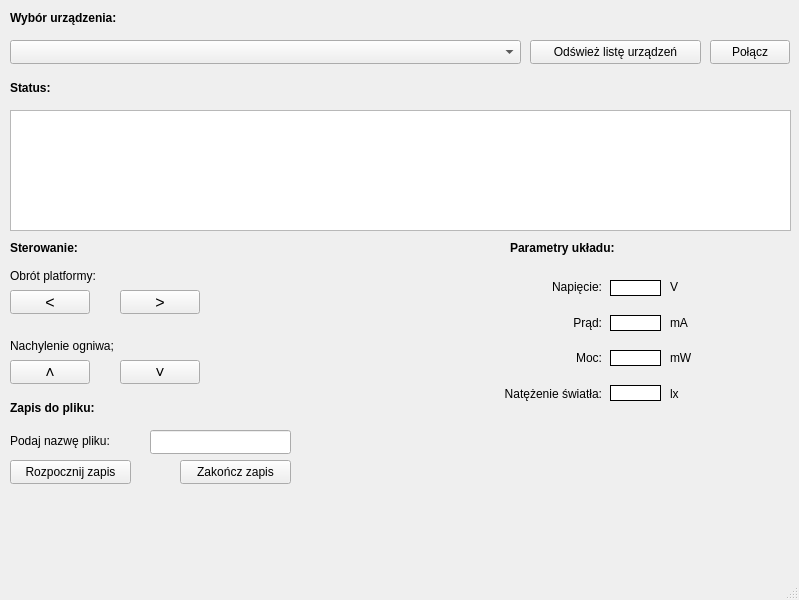
<?xml version="1.0" encoding="UTF-8"?>
<ui version="4.0">
 <class>MainWindow</class>
 <widget class="QMainWindow" name="MainWindow">
  <property name="geometry">
   <rect>
    <x>0</x>
    <y>0</y>
    <width>799</width>
    <height>600</height>
   </rect>
  </property>
  <property name="windowTitle">
   <string>MainWindow</string>
  </property>
  <widget class="QWidget" name="centralwidget">
   <widget class="QComboBox" name="comboBox">
    <property name="geometry">
     <rect>
      <x>10</x>
      <y>40</y>
      <width>511</width>
      <height>24</height>
     </rect>
    </property>
   </widget>
   <widget class="QPushButton" name="pushButton">
    <property name="geometry">
     <rect>
      <x>530</x>
      <y>40</y>
      <width>171</width>
      <height>24</height>
     </rect>
    </property>
    <property name="text">
     <string>Odśwież listę urządzeń</string>
    </property>
   </widget>
   <widget class="QPushButton" name="pushButton_2">
    <property name="geometry">
     <rect>
      <x>710</x>
      <y>40</y>
      <width>80</width>
      <height>24</height>
     </rect>
    </property>
    <property name="text">
     <string>Połącz</string>
    </property>
   </widget>
   <widget class="QTextEdit" name="textEdit">
    <property name="geometry">
     <rect>
      <x>10</x>
      <y>110</y>
      <width>781</width>
      <height>121</height>
     </rect>
    </property>
   </widget>
   <widget class="QPushButton" name="pushButton_4">
    <property name="geometry">
     <rect>
      <x>10</x>
      <y>290</y>
      <width>80</width>
      <height>24</height>
     </rect>
    </property>
    <property name="font">
     <font>
      <pointsize>12</pointsize>
     </font>
    </property>
    <property name="text">
     <string>˂</string>
    </property>
   </widget>
   <widget class="QPushButton" name="pushButton_5">
    <property name="geometry">
     <rect>
      <x>120</x>
      <y>290</y>
      <width>80</width>
      <height>24</height>
     </rect>
    </property>
    <property name="font">
     <font>
      <pointsize>12</pointsize>
     </font>
    </property>
    <property name="text">
     <string>˃</string>
    </property>
   </widget>
   <widget class="QLabel" name="label">
    <property name="geometry">
     <rect>
      <x>10</x>
      <y>260</y>
      <width>121</width>
      <height>31</height>
     </rect>
    </property>
    <property name="text">
     <string>Obrót platformy:</string>
    </property>
   </widget>
   <widget class="QLabel" name="label_2">
    <property name="geometry">
     <rect>
      <x>10</x>
      <y>320</y>
      <width>121</width>
      <height>51</height>
     </rect>
    </property>
    <property name="text">
     <string>Nachylenie ogniwa;</string>
    </property>
   </widget>
   <widget class="QPushButton" name="pushButton_6">
    <property name="geometry">
     <rect>
      <x>10</x>
      <y>360</y>
      <width>80</width>
      <height>24</height>
     </rect>
    </property>
    <property name="font">
     <font>
      <pointsize>12</pointsize>
     </font>
    </property>
    <property name="text">
     <string>˄</string>
    </property>
   </widget>
   <widget class="QPushButton" name="pushButton_7">
    <property name="geometry">
     <rect>
      <x>120</x>
      <y>360</y>
      <width>80</width>
      <height>24</height>
     </rect>
    </property>
    <property name="font">
     <font>
      <pointsize>12</pointsize>
     </font>
    </property>
    <property name="text">
     <string>˅</string>
    </property>
   </widget>
   <widget class="QLabel" name="label_3">
    <property name="geometry">
     <rect>
      <x>10</x>
      <y>10</y>
      <width>131</width>
      <height>16</height>
     </rect>
    </property>
    <property name="font">
     <font>
      <bold>true</bold>
     </font>
    </property>
    <property name="text">
     <string>Wybór urządzenia:</string>
    </property>
   </widget>
   <widget class="QLabel" name="label_4">
    <property name="geometry">
     <rect>
      <x>10</x>
      <y>240</y>
      <width>131</width>
      <height>16</height>
     </rect>
    </property>
    <property name="font">
     <font>
      <bold>true</bold>
     </font>
    </property>
    <property name="text">
     <string>Sterowanie:</string>
    </property>
   </widget>
   <widget class="QLabel" name="label_5">
    <property name="geometry">
     <rect>
      <x>510</x>
      <y>240</y>
      <width>151</width>
      <height>16</height>
     </rect>
    </property>
    <property name="font">
     <font>
      <bold>true</bold>
     </font>
    </property>
    <property name="text">
     <string>Parametry układu:</string>
    </property>
   </widget>
   <widget class="QLabel" name="label_9">
    <property name="geometry">
     <rect>
      <x>10</x>
      <y>80</y>
      <width>131</width>
      <height>16</height>
     </rect>
    </property>
    <property name="font">
     <font>
      <bold>true</bold>
     </font>
    </property>
    <property name="text">
     <string>Status:</string>
    </property>
   </widget>
   <widget class="QLabel" name="label_10">
    <property name="geometry">
     <rect>
      <x>10</x>
      <y>400</y>
      <width>131</width>
      <height>16</height>
     </rect>
    </property>
    <property name="font">
     <font>
      <bold>true</bold>
     </font>
    </property>
    <property name="text">
     <string>Zapis do pliku:</string>
    </property>
   </widget>
   <widget class="QLabel" name="label_17">
    <property name="geometry">
     <rect>
      <x>290</x>
      <y>240</y>
      <width>141</width>
      <height>151</height>
     </rect>
    </property>
    <property name="font">
     <font>
      <pointsize>8</pointsize>
     </font>
    </property>
    <property name="text">
     <string/>
    </property>
    <property name="pixmap">
     <pixmap>../../Desktop/1.png</pixmap>
    </property>
    <property name="scaledContents">
     <bool>true</bool>
    </property>
   </widget>
   <widget class="QLabel" name="label_19">
    <property name="geometry">
     <rect>
      <x>10</x>
      <y>430</y>
      <width>131</width>
      <height>21</height>
     </rect>
    </property>
    <property name="text">
     <string>Podaj nazwę pliku:</string>
    </property>
   </widget>
   <widget class="QPushButton" name="pushButton_3">
    <property name="geometry">
     <rect>
      <x>10</x>
      <y>460</y>
      <width>121</width>
      <height>24</height>
     </rect>
    </property>
    <property name="text">
     <string>Rozpocznij zapis</string>
    </property>
   </widget>
   <widget class="QPushButton" name="pushButton_8">
    <property name="geometry">
     <rect>
      <x>180</x>
      <y>460</y>
      <width>111</width>
      <height>24</height>
     </rect>
    </property>
    <property name="text">
     <string>Zakończ zapis</string>
    </property>
   </widget>
   <widget class="QLineEdit" name="lineEdit">
    <property name="geometry">
     <rect>
      <x>150</x>
      <y>430</y>
      <width>141</width>
      <height>24</height>
     </rect>
    </property>
   </widget>
   <widget class="QWidget" name="verticalLayoutWidget_2">
    <property name="geometry">
     <rect>
      <x>610</x>
      <y>280</y>
      <width>51</width>
      <height>121</height>
     </rect>
    </property>
    <layout class="QVBoxLayout" name="verticalLayout">
     <item>
      <widget class="QLabel" name="label_12">
       <property name="styleSheet">
        <string notr="true">background-color:white;border-style:solid; border-color:black;border-width: 1px;</string>
       </property>
       <property name="text">
        <string/>
       </property>
       <property name="alignment">
        <set>Qt::AlignRight|Qt::AlignTrailing|Qt::AlignVCenter</set>
       </property>
      </widget>
     </item>
     <item>
      <spacer name="verticalSpacer">
       <property name="orientation">
        <enum>Qt::Vertical</enum>
       </property>
       <property name="sizeHint" stdset="0">
        <size>
         <width>20</width>
         <height>40</height>
        </size>
       </property>
      </spacer>
     </item>
     <item>
      <widget class="QLabel" name="label_13">
       <property name="styleSheet">
        <string notr="true">background-color:white;border-style:solid; border-color:black;border-width: 1px;</string>
       </property>
       <property name="text">
        <string/>
       </property>
       <property name="alignment">
        <set>Qt::AlignRight|Qt::AlignTrailing|Qt::AlignVCenter</set>
       </property>
      </widget>
     </item>
     <item>
      <spacer name="verticalSpacer_2">
       <property name="orientation">
        <enum>Qt::Vertical</enum>
       </property>
       <property name="sizeHint" stdset="0">
        <size>
         <width>20</width>
         <height>40</height>
        </size>
       </property>
      </spacer>
     </item>
     <item>
      <widget class="QLabel" name="label_11">
       <property name="styleSheet">
        <string notr="true">background-color:white;border-style:solid; border-color:black;border-width: 1px;</string>
       </property>
       <property name="text">
        <string/>
       </property>
       <property name="alignment">
        <set>Qt::AlignRight|Qt::AlignTrailing|Qt::AlignVCenter</set>
       </property>
      </widget>
     </item>
     <item>
      <spacer name="verticalSpacer_3">
       <property name="orientation">
        <enum>Qt::Vertical</enum>
       </property>
       <property name="sizeHint" stdset="0">
        <size>
         <width>20</width>
         <height>40</height>
        </size>
       </property>
      </spacer>
     </item>
     <item>
      <widget class="QLabel" name="label_20">
       <property name="styleSheet">
        <string notr="true">background-color:white;border-style:solid; border-color:black;border-width: 1px;</string>
       </property>
       <property name="text">
        <string/>
       </property>
       <property name="alignment">
        <set>Qt::AlignRight|Qt::AlignTrailing|Qt::AlignVCenter</set>
       </property>
      </widget>
     </item>
    </layout>
   </widget>
   <widget class="QWidget" name="verticalLayoutWidget">
    <property name="geometry">
     <rect>
      <x>471</x>
      <y>280</y>
      <width>131</width>
      <height>121</height>
     </rect>
    </property>
    <layout class="QVBoxLayout" name="verticalLayout_72">
     <item>
      <widget class="QLabel" name="label_6">
       <property name="text">
        <string>Napięcie:</string>
       </property>
       <property name="alignment">
        <set>Qt::AlignRight|Qt::AlignTrailing|Qt::AlignVCenter</set>
       </property>
      </widget>
     </item>
     <item>
      <spacer name="verticalSpacer_4">
       <property name="orientation">
        <enum>Qt::Vertical</enum>
       </property>
       <property name="sizeHint" stdset="0">
        <size>
         <width>20</width>
         <height>40</height>
        </size>
       </property>
      </spacer>
     </item>
     <item>
      <widget class="QLabel" name="label_7">
       <property name="text">
        <string>Prąd:</string>
       </property>
       <property name="alignment">
        <set>Qt::AlignRight|Qt::AlignTrailing|Qt::AlignVCenter</set>
       </property>
      </widget>
     </item>
     <item>
      <spacer name="verticalSpacer_5">
       <property name="orientation">
        <enum>Qt::Vertical</enum>
       </property>
       <property name="sizeHint" stdset="0">
        <size>
         <width>20</width>
         <height>40</height>
        </size>
       </property>
      </spacer>
     </item>
     <item>
      <widget class="QLabel" name="label_8">
       <property name="text">
        <string>Moc:</string>
       </property>
       <property name="alignment">
        <set>Qt::AlignRight|Qt::AlignTrailing|Qt::AlignVCenter</set>
       </property>
      </widget>
     </item>
     <item>
      <spacer name="verticalSpacer_6">
       <property name="orientation">
        <enum>Qt::Vertical</enum>
       </property>
       <property name="sizeHint" stdset="0">
        <size>
         <width>20</width>
         <height>40</height>
        </size>
       </property>
      </spacer>
     </item>
     <item>
      <widget class="QLabel" name="label_18">
       <property name="text">
        <string>Natężenie światła:</string>
       </property>
       <property name="alignment">
        <set>Qt::AlignRight|Qt::AlignTrailing|Qt::AlignVCenter</set>
       </property>
      </widget>
     </item>
    </layout>
   </widget>
   <widget class="QWidget" name="verticalLayoutWidget_3">
    <property name="geometry">
     <rect>
      <x>670</x>
      <y>280</y>
      <width>41</width>
      <height>121</height>
     </rect>
    </property>
    <layout class="QVBoxLayout" name="verticalLayout_73">
     <item>
      <widget class="QLabel" name="label_14">
       <property name="text">
        <string>V</string>
       </property>
      </widget>
     </item>
     <item>
      <spacer name="verticalSpacer_7">
       <property name="orientation">
        <enum>Qt::Vertical</enum>
       </property>
       <property name="sizeHint" stdset="0">
        <size>
         <width>20</width>
         <height>40</height>
        </size>
       </property>
      </spacer>
     </item>
     <item>
      <widget class="QLabel" name="label_15">
       <property name="text">
        <string>mA</string>
       </property>
      </widget>
     </item>
     <item>
      <spacer name="verticalSpacer_8">
       <property name="orientation">
        <enum>Qt::Vertical</enum>
       </property>
       <property name="sizeHint" stdset="0">
        <size>
         <width>20</width>
         <height>40</height>
        </size>
       </property>
      </spacer>
     </item>
     <item>
      <widget class="QLabel" name="label_16">
       <property name="text">
        <string>mW</string>
       </property>
      </widget>
     </item>
     <item>
      <spacer name="verticalSpacer_9">
       <property name="orientation">
        <enum>Qt::Vertical</enum>
       </property>
       <property name="sizeHint" stdset="0">
        <size>
         <width>20</width>
         <height>40</height>
        </size>
       </property>
      </spacer>
     </item>
     <item>
      <widget class="QLabel" name="label_21">
       <property name="text">
        <string>lx</string>
       </property>
      </widget>
     </item>
    </layout>
   </widget>
  </widget>
  <widget class="QMenuBar" name="menubar">
   <property name="geometry">
    <rect>
     <x>0</x>
     <y>0</y>
     <width>799</width>
     <height>25</height>
    </rect>
   </property>
  </widget>
  <widget class="QStatusBar" name="statusbar"/>
 </widget>
 <resources/>
 <connections/>
</ui>
